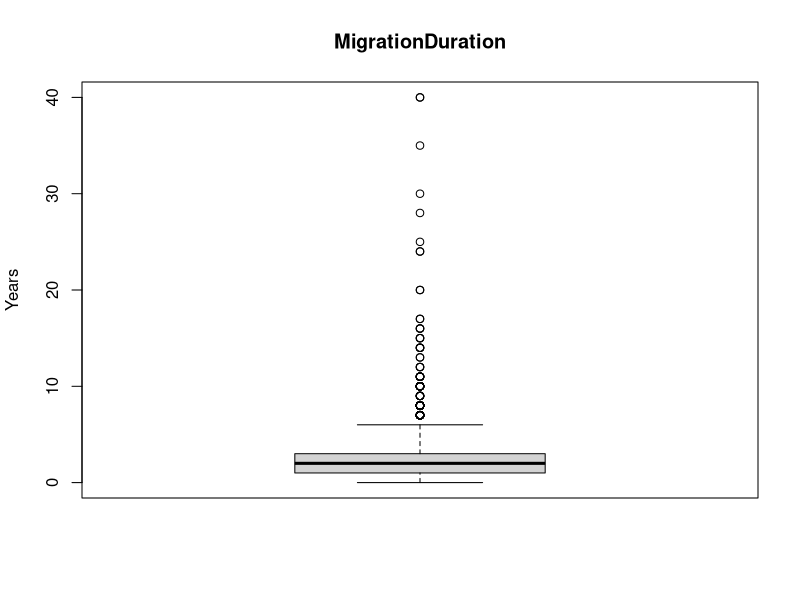
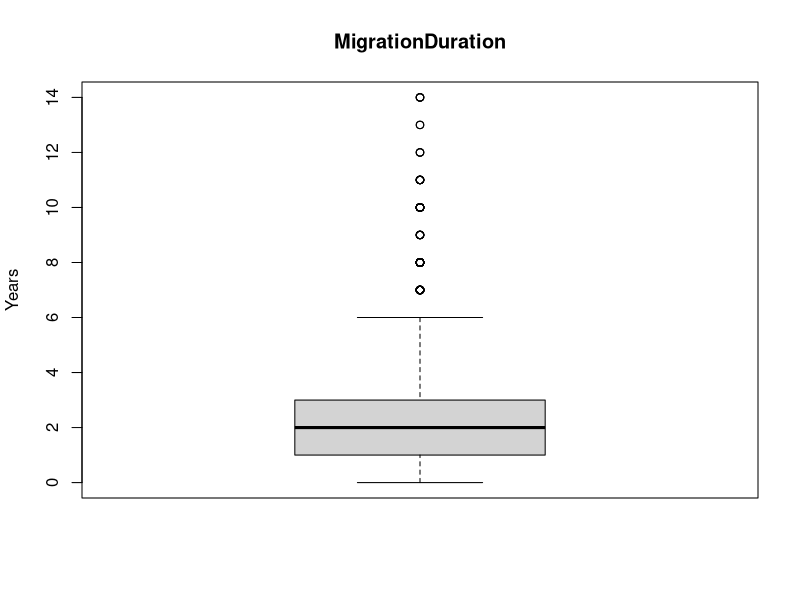
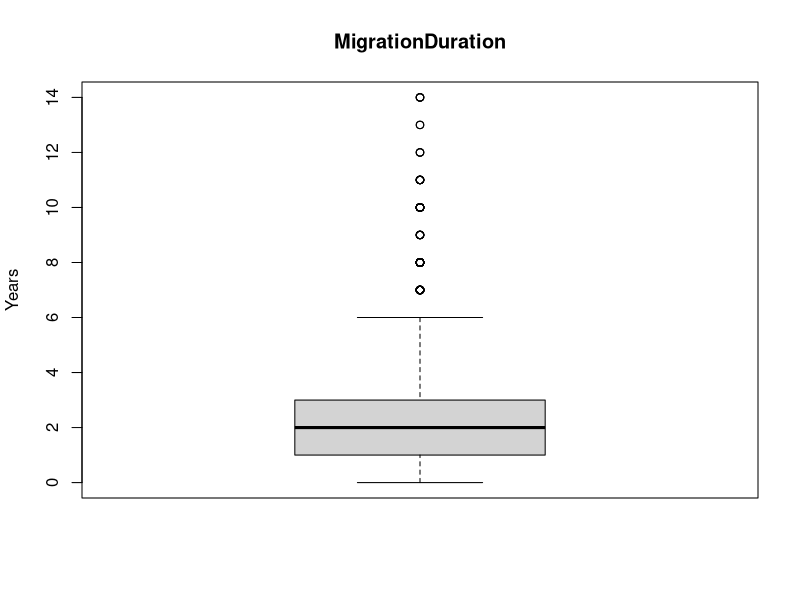
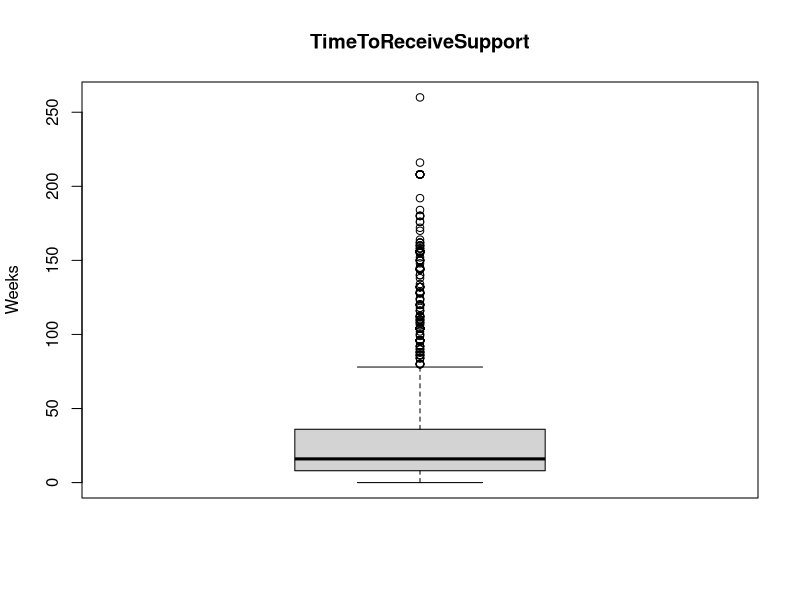
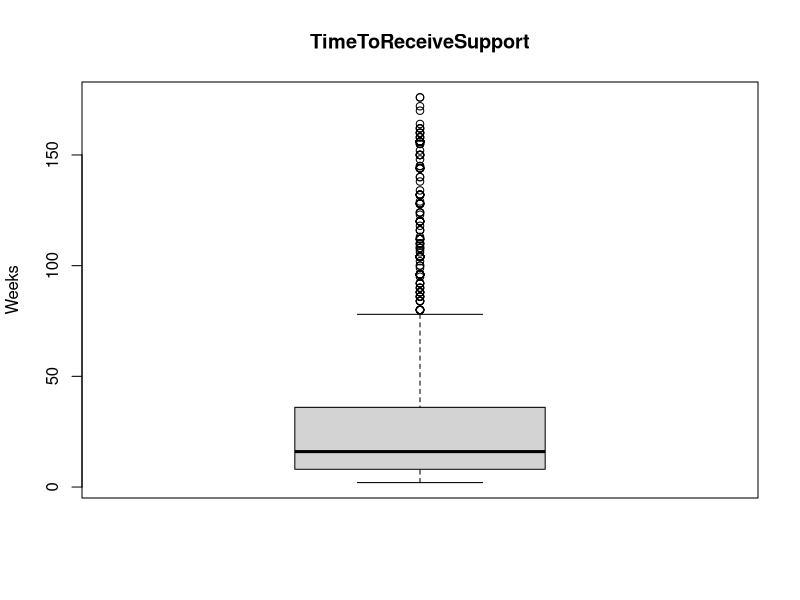
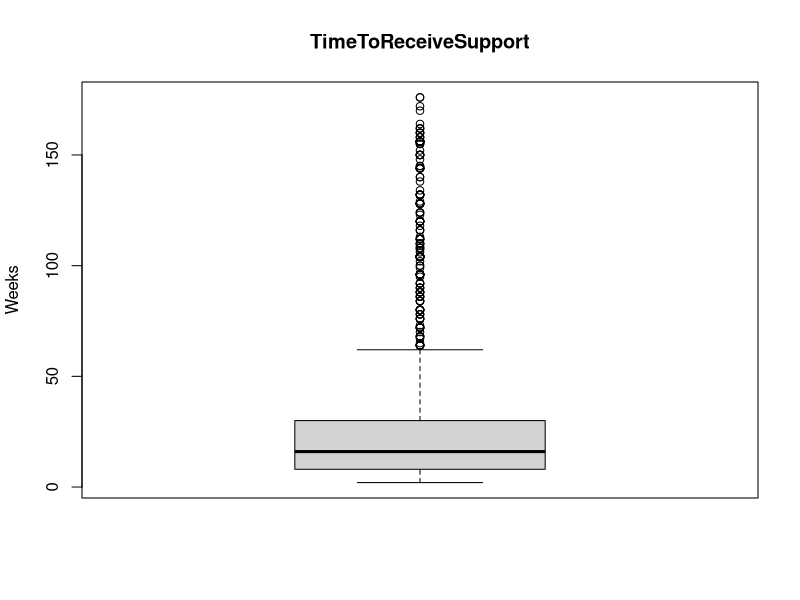
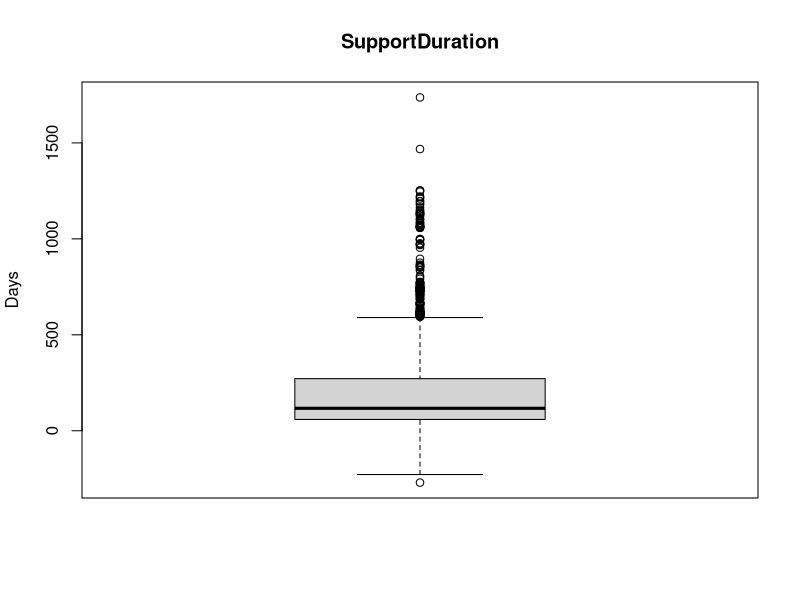
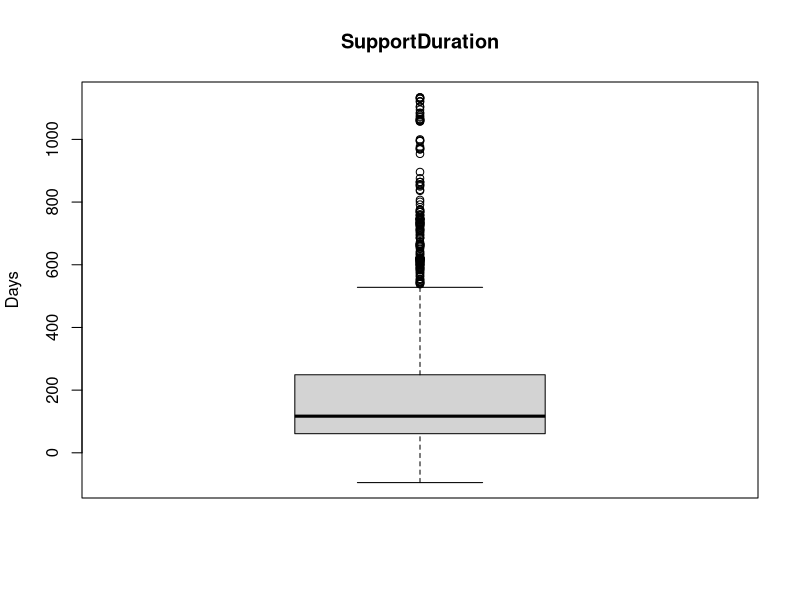

Write R code to recreate these figures, in order.
# Main difference from v1: we use a new dataset with 77 pseudo duplicates removed.

getwd()
library(readxl)
library(tidyverse)

# Reintegration Economic Survey ####
res <- read_excel('data_raw/Reintegration Economic_clean 6.6.23_doublons corrigesV2.xlsx',
                  na = c('N/A', 'NA', 'na')) 
warnings()
dim(res) #   2,001 x 154
# Previously 2,012 x 154

# Subset ####
df <- res %>% 
  select(
    # Metadata
    "Identifiant MiMOSA du cas bis",
    "Projet Bis",
    "Date de l'enquête",
    "Date de reception de la reintegration", # We choose this one since it has less NA
    # than Date of beginning of training
    "Mode d'enquête",
    # Dependent variables
    "Comment se porte votre entreprise ou business actuellement ?",
    "L’entreprise vous permet -elle de gagner assez d’argent pour subvenir à vos besoins et à celle de votre famille ?",
    "Avez-vous déjà planifié de migrer de nouveau ?",
    "Si vous n’aviez pas bénéficié de l’aide de l’OIM pour votre réintégration économique quelle serait votre situation actuelle ?",
    "Pensez-vous que le retour a été une bonne décision ?",
    "Êtes-vous satisfait de l’aide à la réintégration de manière globale ?",
    # Grouping variables
    "Pays",
    "Pays d’où le migrant est de retour :",
    "Sexe",
    "Age (l'enquête est destinée aux personnes agées de 14 ans et plus)",
    "Durée de l’absence du pays d’origine   Mettre 0 si moins d'un an",
    "Situation de handicap",
    "Type de formation",
    "Date de debut formation",
    "Date de fin formation",
    "Combien de temps entre votre retour et la réception de l’aide à la réintégration (ou sa première fourniture) ? En semaines",
    "Par quel moyen avez-vous reçu cette assistance économique ?",
    #"Quel est le principal type d’assistance économique que vous avez reçue ?",
    "Type de business bis",
    "Qui sont les membres de cette entreprise ?",
    "Niveau microbusiness",
    "L'OIM   ou un de ses partenaires vous a-t-elle formé sur la façon de gérer une entreprise ?",
    "L’entreprise emploie-t-elle du personnel ?",
    "Si oui, combien des personnes sont employées par votre entreprise ?",
    "Est-ce votre entreprise a été affectée par la maladie de Coronavirus ?",
    "Est-ce que le type d'assistance économique que vous avez reçu correspondait à votre premier choix ?"
    
    ) %>% 
  rename(
    # Metadata
    "MimosaID" =
      "Identifiant MiMOSA du cas bis", 
    "Project" =
      "Projet Bis",
    "InterviewDate" =
      "Date de l'enquête",
    "ReintegrationDate" = 
      "Date de reception de la reintegration",
    "InterviewType" =
      "Mode d'enquête",
    # Dependent variables
    "BusinessSucess" =
      "Comment se porte votre entreprise ou business actuellement ?",
    "BusinessProfitability" =
      "L’entreprise vous permet -elle de gagner assez d’argent pour subvenir à vos besoins et à celle de votre famille ?",
    "WouldMigrateAgain" =
      "Avez-vous déjà planifié de migrer de nouveau ?",
    "SituationWithoutSupport" =
      "Si vous n’aviez pas bénéficié de l’aide de l’OIM pour votre réintégration économique quelle serait votre situation actuelle ?",
    "ReturningWasGoodDecision" =
      "Pensez-vous que le retour a été une bonne décision ?",
    "SatisfiedWithReintegrationSupport" =
      "Êtes-vous satisfait de l’aide à la réintégration de manière globale ?",
    # Grouping variables
    "Country" = 
      "Pays",
    "CountryOfReturn" =
      "Pays d’où le migrant est de retour :",
    "Gender" =
      "Sexe",
    "AgeGroup" =
      "Age (l'enquête est destinée aux personnes agées de 14 ans et plus)",
    "MigrationDuration" =
      "Durée de l’absence du pays d’origine   Mettre 0 si moins d'un an",
    "Disabled" =
      "Situation de handicap",
    "TrainingType" =
      "Type de formation",
    "TrainingStart" = 
      "Date de debut formation",
    "TrainingEnd" = 
      "Date de fin formation",
    "TimeToReceiveSupport" =
      "Combien de temps entre votre retour et la réception de l’aide à la réintégration (ou sa première fourniture) ? En semaines",
    "ReceivedSupportAs" =
      "Par quel moyen avez-vous reçu cette assistance économique ?",
    #"AssistanceType" =
    #  "Quel est le principal type d’assistance économique que vous avez reçue ?",
    "BusinessType" = 
      "Type de business bis",
    "BusinessMembers" =
      "Qui sont les membres de cette entreprise ?",
    "MicroBusinessLevel" =
      "Niveau microbusiness",
    "ReceivedIOMBusinessAdvice" =
      "L'OIM   ou un de ses partenaires vous a-t-elle formé sur la façon de gérer une entreprise ?",
    "BusinessHasEmployees" =
      "L’entreprise emploie-t-elle du personnel ?",
    "EmployeeNumber" =
      "Si oui, combien des personnes sont employées par votre entreprise ?",
    "CoronaImpactOnBusiness" =
      "Est-ce votre entreprise a été affectée par la maladie de Coronavirus ?",
    "FirstChoice" = 
      "Est-ce que le type d'assistance économique que vous avez reçu correspondait à votre premier choix ?"
    
         ) %>% 
  # Add variables
  mutate(SupportDuration = 
          as.numeric(difftime(InterviewDate, ReintegrationDate, units = "days")),
         TrainingDuration = 
           as.numeric(difftime(TrainingEnd, TrainingStart, units = "days"))
         ) %>% 
  # Filter out NL countries (Togo = 8, Sierra-Leone = 45)
  filter(Country != 'Togo' & Country != 'Sierra-Leone')

dim(df) #    1948 x 32
# Previously 1959 x 32
#view(df)

# NA
colSums(is.na(df))

# Dupes

# Perfect
sum(duplicated(df)) # 0
# Previously 2
dim(df) # 1948 x 33
# Previously 1957 x 33

# Pseudo
sum(duplicated(df$MimosaID)) # 95
# Previously 77
df[duplicated(df$MimosaID), 'MimosaID'] %>% print(n = 95)
# Note, they are all NA, as expected

# Data types
str(df)
# MigrationDuration     chr --> needs to be converted
# TimeToReceiveSupport  chr --> needs to be converted
# SupportDuration       num
# TrainingDuration      num

# Check levels before
df %>% group_by(MigrationDuration) %>% summarise(count = n()) %>% print(n = 31) # --> all are numbers
df %>% group_by(TimeToReceiveSupport) %>% summarise(count = n()) %>% print(n = 116) # --> not all are numbers;
# 35 answsers are not numbers, out of which most (29) are 'je ne me souviens pas'. These can be safely
# coerced to NA, since we will then replace NA with the median. One observation, which is 16o (letter o
# instead of number 0), is manually changed here:
df[!is.na(df$TimeToReceiveSupport) & df$TimeToReceiveSupport == '16o', "TimeToReceiveSupport"]  <- "160"


# Converting to numeric could produce NA
# Print before
colSums(is.na(df))
# MigrationDuration     110
# TimeToReceiveSupport  169


# Character to Numeric
df$MigrationDuration <- as.numeric(df$MigrationDuration)
df$TimeToReceiveSupport <- as.numeric(df$TimeToReceiveSupport)

# Print after
colSums(is.na(df))
# MigrationDuration     110
# TimeToReceiveSupport  203 (34 NA introduced by coercion, which corresponds to no number from above;
# this can therefore be safely ignored)


# Check levels after
df %>% group_by(MigrationDuration) %>% summarise(count = n()) %>% print(n = 31) # --> we see, e.g.,
# that count of 3 is 252, which are the 251 3 plus 1 03 from above
df %>% group_by(TimeToReceiveSupport) %>% summarise(count = n()) %>% print(n = 116) # we see, e.g.,
# that count of 160 is now 4, which are the three cases from above plus the 160 which manually corrected


# Recode dependent variables

# Print levels
levels(as.factor(df$BusinessSucess))
levels(as.factor(df$BusinessProfitability))
levels(as.factor(df$WouldMigrateAgain))

# Print counts
df %>% group_by(BusinessSucess) %>% summarise(count = n()) %>%
  mutate(percent = count/sum(count)*100) %>% arrange(-percent)
df %>% group_by(BusinessProfitability) %>% summarise(count = n()) %>%
  mutate(percent = count/sum(count)*100) %>% arrange(-percent)
df %>% group_by(WouldMigrateAgain) %>% summarise(count = n()) %>%
  mutate(percent = count/sum(count)*100) %>% arrange(-percent)

df <- df %>% mutate(
  BusinessSucess =
    case_when(BusinessSucess == 'Actuellement ouvert et les activités marchent bien' ~ 'High',
              BusinessSucess != 'Actuellement ouvert et les activités marchent bien' ~ 'Low'),
  BusinessProfitability =
    case_when(BusinessProfitability == 'Oui' ~ 'High',
              BusinessProfitability != 'Oui' ~ 'Low'),
  WouldMigrateAgain = 
    case_when(WouldMigrateAgain == 'Non' ~ 'No',
              WouldMigrateAgain != 'Non' ~ 'Yes')
)

# Reprint counts
df %>% group_by(BusinessSucess) %>% summarise(count = n()) %>%
  mutate(percent = count/sum(count)*100) %>% arrange(-percent)
df %>% group_by(BusinessProfitability) %>% summarise(count = n()) %>%
  mutate(percent = count/sum(count)*100) %>% arrange(-percent)
df %>% group_by(WouldMigrateAgain) %>% summarise(count = n()) %>%
  mutate(percent = count/sum(count)*100) %>% arrange(-percent)


# Assess NA
colSums(is.na(df))


# Recode Independent variables

# Principles:
# Answers who represent less than 10% of all answers are grouped together
# Exceptions:
# - Disabled, with 95% Non and 5% Yes, is kept as is
# - MicroBusinessLevel, we kept Collective and Individual together (7.29%),
# Since removing them would mean not being able to use this variable at
# all
# - EmployeeNumber, we kept 1+ employee (160) to be able to make at least
# one comparison

colSums(is.na(df))

# Before
df %>% group_by(FirstChoice) %>% summarise(count = n()) %>% 
  mutate(percent = count/sum(count)*100) %>% arrange(-percent)

df <- df %>% mutate(
  
  # RECODE
  
  InterviewType = 
    case_when(InterviewType == 'Par téléphone' ~ 'Par téléphone',
              InterviewType != 'Par téléphone' ~ 'Terrain/bureau OIM'
      ),
  
  Country = 
    case_when(
      Country != "Sénégal" & Country != "Guinée" & Country != "Côte D'Ivoire" & Country != "Burkina Faso" & Country != "Ghana" ~ 'Autre',
      TRUE ~ as.character(Country)
      ),
  
  CountryOfReturn =
    case_when(
      CountryOfReturn != "Lybie" & CountryOfReturn != "Algerie" & CountryOfReturn != "Niger" & CountryOfReturn != "Maroc" ~ 'Autre',
      TRUE ~ as.character(CountryOfReturn)
    ),
  
  Gender =
    case_when(
      Gender == "Masculin"  ~ "Masculin",
      Gender == "Féminin" ~ "Féminin" # we purposefully do not specify Refused, to convert
      # it to a NA
    ),
  
  AgeGroup =
    case_when(
      AgeGroup == "18-35 ans" ~ "14-35",
      AgeGroup == "36-65 ans" ~ "36+",
      AgeGroup == "14-17 ans" ~ "14-35",
      AgeGroup == "+65 ans" ~ "36+"
    ),
  
  TrainingType =
    case_when(
      TrainingType == "Business development/management training" ~ "Business/management",
      TrainingType != "Business development/management training" ~ "Other/Unknown" # NA
      # purposefully not specified to keep them as is
    ),
  
  BusinessType = 
    case_when(
      BusinessType == "Commerce" ~ "Commerce",
      BusinessType == "Elevage" ~ "Elevage",
      BusinessType == "Transport (Moto - Auto)" ~ "Transport",
      
      BusinessType == "Agriculture" ~ "Agriculture/aviculture",
      BusinessType == "Aviculture" ~ "Agriculture/aviculture",
      
      BusinessType == "Artisan-Ouvrier" ~ "Autre",
      BusinessType == "Couture" ~ "Autre",
      BusinessType == "Autre" ~ "Autre",
      BusinessType == "Restauration" ~ "Autre",
      BusinessType == "Bâtiment/construction" ~ "Autre",
      BusinessType == "Coiffure - Salon de beauté" ~ "Autre",
      BusinessType == "Mécanique" ~ "Autre"
    ),
  
  BusinessMembers = 
    case_when(BusinessMembers != "Moi uniquement" ~ "Moi et d'autres",
              TRUE ~ as.character(BusinessMembers)
    ),
  
  MicroBusinessLevel =
    case_when(MicroBusinessLevel != "Individual" ~ "Not individual",
              TRUE ~ as.character(MicroBusinessLevel)
    ),
  
  ReceivedIOMBusinessAdvice =
    case_when(
      ReceivedIOMBusinessAdvice == "Non"  ~ "Non",
      ReceivedIOMBusinessAdvice == "Oui" ~ "Oui" # TRUE purposefully not
      # specified to convert Ne sait pas and Refused to NA
    ),
  
  BusinessHasEmployees = 
    case_when(
      BusinessHasEmployees == "Non"  ~ "Non",
      BusinessHasEmployees == "Oui" ~ "Autre",
      BusinessHasEmployees == "Souhaite ne pas répondre" ~ "Autre" # group Oui
      # and Refused
    ),
  
  EmployeeNumber = 
    case_when(EmployeeNumber == "1" ~ "1",
              EmployeeNumber == "2" ~ "1+",
              EmployeeNumber == "4 et plus" ~ "1+",
              EmployeeNumber == "3" ~ "1+",
              EmployeeNumber == "Ne souhaite pas répondre" ~ "1", # we know that
              # the 6 respondents who Refused to answer replied to the previous
              # question (BusinessHasEmployees) that they have employees. We decide
              # to replace the refused with the most common value for respondents
              # who have employees, that is, 1
    ),
  
  CoronaImpactOnBusiness =
    case_when(CoronaImpactOnBusiness != "Non" ~ "Oui",
              TRUE ~ as.character(CoronaImpactOnBusiness)
    ),
  
  FirstChoice = 
    case_when(
      FirstChoice == "Non"  ~ "Non",
      FirstChoice == "Oui" ~ "Oui" # TRUE purposefully not
      # specified to convert Refused to NA
    )
  
                ) %>% 
  
  # REPLACE NA
  
  mutate(MicroBusinessLevel = replace_na(MicroBusinessLevel, "Unknown"), # to
         # avoid losing 336 obs
         BusinessHasEmployees = replace_na(BusinessHasEmployees, "Autre"),
         EmployeeNumber = replace_na(EmployeeNumber, "0") # All NA are for respondents
         # who do not have employees, so we can replace NA with 0
         )


# After
df %>% group_by(FirstChoice) %>% summarise(count = n()) %>% 
  mutate(percent = count/sum(count)*100) %>% arrange(-percent)










# Outliers; fill NA in numeric variables

# MigrationDuration
# Definition: "Durée de l’absence du pays d’origine   Mettre 0 si moins d'un an"
# In years
# NA
sum(is.na(df$MigrationDuration)) # 110

# Summarise
summary(df$MigrationDuration)
# Check no values are under zero
df[df$MigrationDuration <= 0, "MigrationDuration"] %>% arrange(MigrationDuration) %>% 
  print(n=541)# 541, with 431 zero and 110 NA

# First, we'll replace these 3 values, which are mistakes and not outliers,
# with NA
df[order(df$MigrationDuration, decreasing=TRUE), 'MigrationDuration'][0:3,]
df[df$MigrationDuration >= 936 & !is.na(df$MigrationDuration), 'MigrationDuration']  <- NA
sum(is.na(df$MigrationDuration)) # 113 --> as expected
# Let's re-summarise
summary(df$MigrationDuration)
# And let's store the median
q_median <- median(df$MigrationDuration, na.rm = TRUE)
q_median # 2 years


# Make a boxplot (IQR)

# Boxplot has a function to detect outliers
outliers <- boxplot.stats(df$MigrationDuration)$out
out_ind <- which(df$MigrationDuration %in% c(outliers))
out_ind

# Print outliers
df[out_ind, "MigrationDuration"] %>% arrange(MigrationDuration) # 130, with
# smallest being 7 years

# Plot outliers
boxplot(df$MigrationDuration,
        ylab = "Years",
        main = "MigrationDuration"
)

# Spot outliers using percentile method, with conservative threshold of 0.01/0.99
lower_bound <- quantile(df$MigrationDuration, 0.01, na.rm = TRUE)
upper_bound <- quantile(df$MigrationDuration, 0.99, na.rm = TRUE)
outlier_ind <- which(df$MigrationDuration < lower_bound | df$MigrationDuration > upper_bound)
df[outlier_ind, "MigrationDuration"] %>% arrange(MigrationDuration) # 18, with
# smallest being 15 years


# Replace 18 extreme outliers with median
df[outlier_ind, "MigrationDuration"] <- q_median

# Re-summarise
summary(df$MigrationDuration) # median still 2, max 14 years as expected
# Replot
outliers <- boxplot.stats(df$MigrationDuration)$out
out_ind <- which(df$MigrationDuration %in% c(outliers))
boxplot(df$MigrationDuration,
        ylab = "Years",
        main = "MigrationDuration"
)
# It is looking better
# We should still have the same number of NA
sum(is.na(df$MigrationDuration)) # 113 --> as expected
# And we will also replace them with the median
df[is.na(df$MigrationDuration), "MigrationDuration"] <- q_median
# Final summary and plot
summary(df$MigrationDuration) # median still 2, max still 14 years
outliers <- boxplot.stats(df$MigrationDuration)$out
out_ind <- which(df$MigrationDuration %in% c(outliers))
boxplot(df$MigrationDuration,
        ylab = "Years",
        main = "MigrationDuration"
)
# As above
# Check no NA are remaining
sum(is.na(df$MigrationDuration)) # 0, all good





# TimeToReceiveSupport
# Definition: "Combien de temps entre votre retour et la réception de l’aide à
# la réintégration (ou sa première fourniture) ? En semaines"
# In weeks
# NA
sum(is.na(df$TimeToReceiveSupport)) # 203

# Summarise
summary(df$TimeToReceiveSupport)

# Check no value is under 0
df[df$TimeToReceiveSupport <= 0, "TimeToReceiveSupport"] %>% arrange(TimeToReceiveSupport) %>% 
  print(n=213)# 213, with 10 zero and 203 NA


# Let's store the median
q_median <- median(df$TimeToReceiveSupport, na.rm = TRUE)
q_median # 16 weeks

# Make a boxplot (IQR)

# Boxplot has a function to detect outliers
outliers <- boxplot.stats(df$TimeToReceiveSupport)$out
out_ind <- which(df$TimeToReceiveSupport %in% c(outliers))
out_ind

# Print outliers
df[out_ind, "TimeToReceiveSupport"] %>% arrange(TimeToReceiveSupport) # 214, with
# smallest being 80 weeks

# Plot outliers
boxplot(df$TimeToReceiveSupport,
        ylab = "Weeks",
        main = "TimeToReceiveSupport"
)

# Spot outliers using percentile method, with conservative threshold of 0.01/0.99
lower_bound <- quantile(df$TimeToReceiveSupport, 0.01, na.rm = TRUE)
upper_bound <- quantile(df$TimeToReceiveSupport, 0.99, na.rm = TRUE)
outlier_ind <- which(df$TimeToReceiveSupport < lower_bound | df$TimeToReceiveSupport > upper_bound)
df[outlier_ind, "TimeToReceiveSupport"] %>% arrange(TimeToReceiveSupport) %>% print(n=34) # 34, with
# smallest being 0 weeks (lower) or 180 (upper)


# Replace 34 extreme outliers with median
df[outlier_ind, "TimeToReceiveSupport"] <- q_median

# Re-summarise
summary(df$TimeToReceiveSupport) # median still 16, max 176 weeks as expected
# Replot
outliers <- boxplot.stats(df$TimeToReceiveSupport)$out
out_ind <- which(df$TimeToReceiveSupport %in% c(outliers))
boxplot(df$TimeToReceiveSupport,
        ylab = "Weeks",
        main = "TimeToReceiveSupport"
)
# It is looking better
# We should still have the same number of NA
sum(is.na(df$TimeToReceiveSupport)) # 203 --> as expected
# And we will also replace them with the median
df[is.na(df$TimeToReceiveSupport), "TimeToReceiveSupport"] <- q_median
# Final summary and plot
summary(df$TimeToReceiveSupport) # median still 16, max still 176 weeks years
outliers <- boxplot.stats(df$TimeToReceiveSupport)$out
out_ind <- which(df$TimeToReceiveSupport %in% c(outliers))
boxplot(df$TimeToReceiveSupport,
        ylab = "Weeks",
        main = "TimeToReceiveSupport"
)
# As above
# Check no NA are remaining
sum(is.na(df$TimeToReceiveSupport)) # 0, all good






# SupportDuration OUTSTANDING
# Definition: SupportDuration = as.numeric(difftime(InterviewDate,
# ReintegrationDate, units = "days"
# In days
# NA
sum(is.na(df$SupportDuration)) # 259

# Summarise
summary(df$SupportDuration)
# Show smallest numbers, since some are negative
df[df$SupportDuration <= 0, "SupportDuration"] %>% arrange(SupportDuration) # 332! Ask Julie

# Continue here

# Let's store the median
q_median <- median(df$SupportDuration, na.rm = TRUE)
q_median # 113 days


# Make a boxplot (IQR)

# Boxplot has a function to detect outliers
outliers <- boxplot.stats(df$SupportDuration)$out
out_ind <- which(df$SupportDuration %in% c(outliers))
out_ind

# Print outliers
df[out_ind, "SupportDuration"] %>% arrange(SupportDuration) # 209, with
# smallest being -270 days (lower) or 540 days (upper)

# Plot outliers
boxplot(df$SupportDuration,
        ylab = "Days",
        main = "SupportDuration"
)

# Spot outliers using percentile method, with conservative threshold of 0.01/0.99
lower_bound <- quantile(df$SupportDuration, 0.01, na.rm = TRUE)
upper_bound <- quantile(df$SupportDuration, 0.99, na.rm = TRUE)
outlier_ind <- which(df$SupportDuration < lower_bound | df$SupportDuration > upper_bound)
df[outlier_ind, "SupportDuration"] %>% arrange(SupportDuration) %>% print(n=34) # 34, with
# smallest being 0 weeks (lower) or 180 (upper)


# Replace 34 extreme outliers with median
df[outlier_ind, "SupportDuration"] <- q_median

# Re-summarise
summary(df$SupportDuration) # median still 16, max 176 weeks as expected
# Replot
outliers <- boxplot.stats(df$SupportDuration)$out
out_ind <- which(df$SupportDuration %in% c(outliers))
boxplot(df$SupportDuration,
        ylab = "Days",
        main = "SupportDuration"
)
# It is looking better
# We should still have the same number of NA
sum(is.na(df$SupportDuration)) # 206 --> as expected
# And we will also replace them with the median
df[is.na(df$SupportDuration), "SupportDuration"] <- q_median
# Final summary and plot
summary(df$SupportDuration) # median still 16, max still 176 weeks years
outliers <- boxplot.stats(df$SupportDuration)$out
out_ind <- which(df$SupportDuration %in% c(outliers))
boxplot(df$SupportDuration,
        ylab = "Days",
        main = "SupportDuration"
)
# As above
# Check no NA are remaining
sum(is.na(df$SupportDuration)) # 0, all good











# TrainingDuration
# Definition: TrainingDuration = as.numeric(difftime(TrainingEnd, TrainingStart,
# units = "days")
# In days
# NA
sum(is.na(df$TrainingDuration)) # 1378
# Previously 1347 (difference 31)

# Since not everybody received training, for this variable, we need to subset
# on non-NA rows only. That is, this subset
df[!is.na(df$TrainingDuration), ] # 570
# Previously 610 (difference 40)

# We can also check this variable
# df %>% group_by(TrainingType) %>% summarise(count = n()) # run only if needed
# It has 3 more NA, so it is best to choose the other one

# Summarise
summary(df[!is.na(df$TrainingDuration), "TrainingDuration"])
# Show smallest numbers, since some are negative
df[!is.na(df$TrainingDuration) & df$TrainingDuration <= 0, "TrainingDuration"] %>% arrange(TrainingDuration) %>% print(n = 10) # 168 zero


# Let's store the median
q_median <- median(df$TrainingDuration, na.rm = TRUE) # No need to subset here, since NA
# are removed with dedicated arguments
q_median # 3 days


# Make a boxplot (IQR)

# Boxplot has a function to detect outliers
outliers <- boxplot.stats(df$TrainingDuration)$out
out_ind <- which(df$TrainingDuration %in% c(outliers))
out_ind

# Print outliers
df[out_ind, "TrainingDuration"] %>% arrange(TrainingDuration) # 29, with
# smallest being 13 days 

# Plot outliers
boxplot(df$TrainingDuration,
        ylab = "Days",
        main = "TrainingDuration"
)

# Spot outliers using percentile method, with conservative threshold of 0.01/0.99
lower_bound <- quantile(df$TrainingDuration, 0.01, na.rm = TRUE)
upper_bound <- quantile(df$TrainingDuration, 0.99, na.rm = TRUE)
outlier_ind <- which(df$TrainingDuration < lower_bound | df$TrainingDuration > upper_bound)
df[outlier_ind, "TrainingDuration"] %>% arrange(TrainingDuration) %>% print(n=6) # 6, with
# smallest being 105


# Replace 6 extreme outliers with median
df[outlier_ind, "TrainingDuration"] <- q_median

# Re-summarise
summary(df$TrainingDuration) # median still 3, max 86 weeks as expected
# Replot
outliers <- boxplot.stats(df$TrainingDuration)$out
out_ind <- which(df$TrainingDuration %in% c(outliers))
boxplot(df$TrainingDuration,
        ylab = "Days",
        main = "TrainingDuration"
)
# It is looking better
# We should still have the same number of NA
sum(is.na(df$TrainingDuration)) # 1378 --> as expected

# But contrary to other variables, we do NOT replace them



# Ask Julie if the above makes sense




 

# Assess NA
colSums(is.na(df))







# NOTES

# #"AssistanceType" or "Quel est le principal type d’assistance économique que
# vous avez reçue ?", was completely removed since counts are as follows:
#AssistanceType     count  percent
#1 Micro Business    1946 99.9   
#2 Autre                1  0.0513
#3 Placement emploi     1  0.0513
# That said, it might be good to say in the report that nearly all assistance
# received was for micro business.









# Export
#write_excel_csv(df, 'data_clean/res_slim.csv') # using extension .xls will avoid
# wrapping, but will produce unsafe warning, so we use .csv
# RDS version
#saveRDS(df, file = 'data_clean/res_slim.rds')




